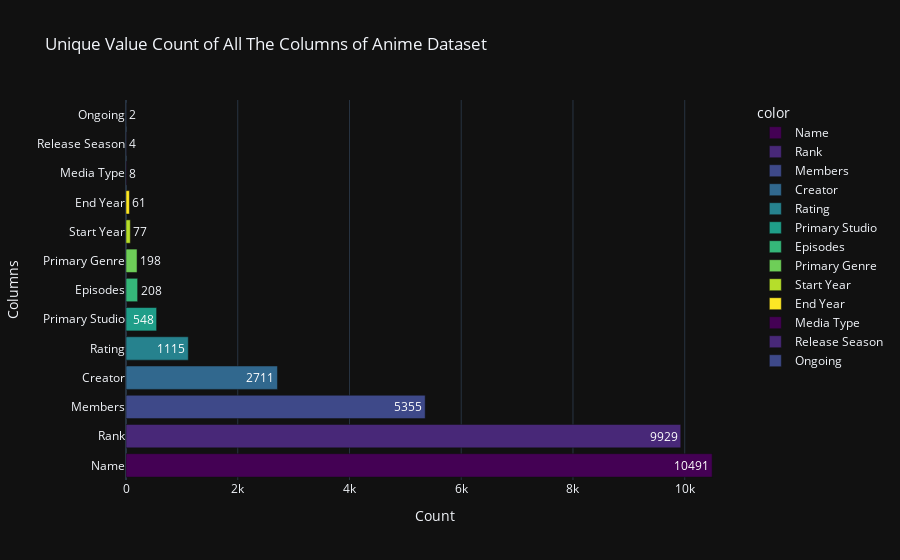

Here is the notebook cell this chart was saved with:
### Code cell
# unique value of the columns of the anime dataset
unique_value = df_anime.nunique().sort_values(ascending = False)

fig = px.bar(x = unique_value.values,
             y = unique_value.index,
             color = unique_value.index,
             color_discrete_sequence = px.colors.sequential.Viridis,
             text = unique_value.values,
             title = "Unique Value Count of All The Columns of Anime Dataset",
             template = "plotly_dark")

fig.update_layout(xaxis_title="Count",
                  yaxis_title="Columns")

fig.show()

### Figure 1 — Plotly figure (JSON) as saved in the notebook; plotly's stock layout.template omitted (floating-point values rounded to 4 significant figures)
{"data": [{"alignmentgroup": "True", "hovertemplate": "color=Name<br>x=%{x}<br>y=%{y}<br>text=%{text}<extra></extra>", "legendgroup": "Name", "marker": {"color": "#440154", "pattern": {"shape": ""}}, "name": "Name", "offsetgroup": "Name", "orientation": "h", "showlegend": true, "text": [10490.0], "textposition": "auto", "x": [10491], "xaxis": "x", "y": ["Name"], "yaxis": "y", "type": "bar"}, {"alignmentgroup": "True", "hovertemplate": "color=Rank<br>x=%{x}<br>y=%{y}<br>text=%{text}<extra></extra>", "legendgroup": "Rank", "marker": {"color": "#482878", "pattern": {"shape": ""}}, "name": "Rank", "offsetgroup": "Rank", "orientation": "h", "showlegend": true, "text": [9929.0], "textposition": "auto", "x": [9929], "xaxis": "x", "y": ["Rank"], "yaxis": "y", "type": "bar"}, {"alignmentgroup": "True", "hovertemplate": "color=Members<br>x=%{x}<br>y=%{y}<br>text=%{text}<extra></extra>", "legendgroup": "Members", "marker": {"color": "#3e4989", "pattern": {"shape": ""}}, "name": "Members", "offsetgroup": "Members", "orientation": "h", "showlegend": true, "text": [5355.0], "textposition": "auto", "x": [5355], "xaxis": "x", "y": ["Members"], "yaxis": "y", "type": "bar"}, {"alignmentgroup": "True", "hovertemplate": "color=Creator<br>x=%{x}<br>y=%{y}<br>text=%{text}<extra></extra>", "legendgroup": "Creator", "marker": {"color": "#31688e", "pattern": {"shape": ""}}, "name": "Creator", "offsetgroup": "Creator", "orientation": "h", "showlegend": true, "text": [2711.0], "textposition": "auto", "x": [2711], "xaxis": "x", "y": ["Creator"], "yaxis": "y", "type": "bar"}, {"alignmentgroup": "True", "hovertemplate": "color=Rating<br>x=%{x}<br>y=%{y}<br>text=%{text}<extra></extra>", "legendgroup": "Rating", "marker": {"color": "#26828e", "pattern": {"shape": ""}}, "name": "Rating", "offsetgroup": "Rating", "orientation": "h", "showlegend": true, "text": [1115.0], "textposition": "auto", "x": [1115], "xaxis": "x", "y": ["Rating"], "yaxis": "y", "type": "bar"}, {"alignmentgroup": "True", "hovertemplate": "color=Primary Studio<br>x=%{x}<br>y=%{y}<br>text=%{text}<extra></extra>", "legendgroup": "Primary Studio", "marker": {"color": "#1f9e89", "pattern": {"shape": ""}}, "name": "Primary Studio", "offsetgroup": "Primary Studio", "orientation": "h", "showlegend": true, "text": [548.0], "textposition": "auto", "x": [548], "xaxis": "x", "y": ["Primary Studio"], "yaxis": "y", "type": "bar"}, {"alignmentgroup": "True", "hovertemplate": "color=Episodes<br>x=%{x}<br>y=%{y}<br>text=%{text}<extra></extra>", "legendgroup": "Episodes", "marker": {"color": "#35b779", "pattern": {"shape": ""}}, "name": "Episodes", "offsetgroup": "Episodes", "orientation": "h", "showlegend": true, "text": [208.0], "textposition": "auto", "x": [208], "xaxis": "x", "y": ["Episodes"], "yaxis": "y", "type": "bar"}, {"alignmentgroup": "True", "hovertemplate": "color=Primary Genre<br>x=%{x}<br>y=%{y}<br>text=%{text}<extra></extra>", "legendgroup": "Primary Genre", "marker": {"color": "#6ece58", "pattern": {"shape": ""}}, "name": "Primary Genre", "offsetgroup": "Primary Genre", "orientation": "h", "showlegend": true, "text": [198.0], "textposition": "auto", "x": [198], "xaxis": "x", "y": ["Primary Genre"], "yaxis": "y", "type": "bar"}, {"alignmentgroup": "True", "hovertemplate": "color=Start Year<br>x=%{x}<br>y=%{y}<br>text=%{text}<extra></extra>", "legendgroup": "Start Year", "marker": {"color": "#b5de2b", "pattern": {"shape": ""}}, "name": "Start Year", "offsetgroup": "Start Year", "orientation": "h", "showlegend": true, "text": [77.0], "textposition": "auto", "x": [77], "xaxis": "x", "y": ["Start Year"], "yaxis": "y", "type": "bar"}, {"alignmentgroup": "True", "hovertemplate": "color=End Year<br>x=%{x}<br>y=%{y}<br>text=%{text}<extra></extra>", "legendgroup": "End Year", "marker": {"color": "#fde725", "pattern": {"shape": ""}}, "name": "End Year", "offsetgroup": "End Year", "orientation": "h", "showlegend": true, "text": [61.0], "textposition": "auto", "x": [61], "xaxis": "x", "y": ["End Year"], "yaxis": "y", "type": "bar"}, {"alignmentgroup": "True", "hovertemplate": "color=Media Type<br>x=%{x}<br>y=%{y}<br>text=%{text}<extra></extra>", "legendgroup": "Media Type", "marker": {"color": "#440154", "pattern": {"shape": ""}}, "name": "Media Type", "offsetgroup": "Media Type", "orientation": "h", "showlegend": true, "text": [8.0], "textposition": "auto", "x": [8], "xaxis": "x", "y": ["Media Type"], "yaxis": "y", "type": "bar"}, {"alignmentgroup": "True", "hovertemplate": "color=Release Season<br>x=%{x}<br>y=%{y}<br>text=%{text}<extra></extra>", "legendgroup": "Release Season", "marker": {"color": "#482878", "pattern": {"shape": ""}}, "name": "Release Season", "offsetgroup": "Release Season", "orientation": "h", "showlegend": true, "text": [4.0], "textposition": "auto", "x": [4], "xaxis": "x", "y": ["Release Season"], "yaxis": "y", "type": "bar"}, {"alignmentgroup": "True", "hovertemplate": "color=Ongoing<br>x=%{x}<br>y=%{y}<br>text=%{text}<extra></extra>", "legendgroup": "Ongoing", "marker": {"color": "#3e4989", "pattern": {"shape": ""}}, "name": "Ongoing", "offsetgroup": "Ongoing", "orientation": "h", "showlegend": true, "text": [2.0], "textposition": "auto", "x": [2], "xaxis": "x", "y": ["Ongoing"], "yaxis": "y", "type": "bar"}], "layout": {"xaxis": {"anchor": "y", "domain": [0.0, 1.0], "title": {"text": "Count"}}, "yaxis": {"anchor": "x", "domain": [0.0, 1.0], "title": {"text": "Columns"}}, "legend": {"title": {"text": "color"}, "tracegroupgap": 0}, "title": {"text": "Unique Value Count of All The Columns of Anime Dataset"}, "barmode": "relative"}}
